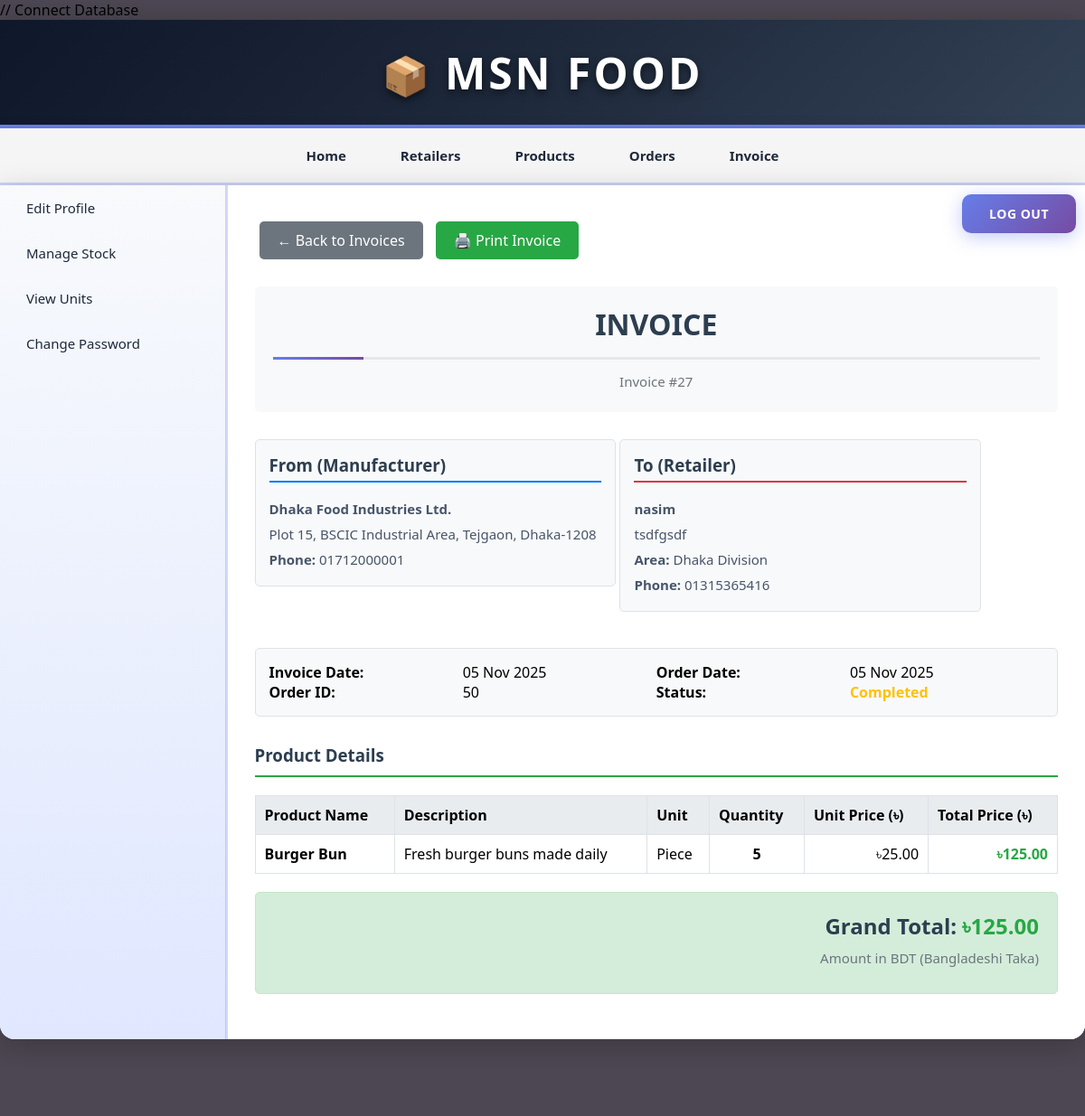
/manufacturer/view_invoice_items.php?id=27 (signed in), run on the app's committed database.
### tables this page shows
CREATE TABLE `invoice` (
  `invoice_id` int(11) NOT NULL,
  `order_id` int(11) NOT NULL,
  `manufacturer_id` int(11) NOT NULL,
  `invoice_date` date NOT NULL,
  `total_amount` decimal(10,2) NOT NULL,
  `status` varchar(20) NOT NULL DEFAULT 'Pending'
);

CREATE TABLE `manufacturer` (
  `man_id` int(11) NOT NULL,
  `man_name` varchar(255) NOT NULL,
  `man_email` varchar(255) NOT NULL,
  `man_phone` varchar(15) NOT NULL,
  `man_address` text NOT NULL,
  `username` varchar(50) NOT NULL,
  `password` varchar(50) NOT NULL,
  `date` timestamp NOT NULL DEFAULT current_timestamp()
);

CREATE TABLE `retailer` (
  `retailer_id` int(11) NOT NULL,
  `retailer_name` varchar(255) NOT NULL,
  `retailer_email` varchar(255) NOT NULL,
  `retailer_phone` varchar(15) NOT NULL,
  `retailer_address` text NOT NULL,
  `area_id` int(11) NOT NULL,
  `username` varchar(50) NOT NULL,
  `password` varchar(50) NOT NULL,
  `date` timestamp NOT NULL DEFAULT current_timestamp()
);

CREATE TABLE `area` (
  `area_id` int(11) NOT NULL,
  `area_name` varchar(100) NOT NULL,
  `area_code` varchar(10) NOT NULL
);

CREATE TABLE `orders` (
  `order_id` int(11) NOT NULL,
  `retailer_id` int(11) NOT NULL,
  `assigned_manufacturer_id` int(11) DEFAULT NULL,
  `date` date NOT NULL,
  `total_amount` decimal(10,2) NOT NULL,
  `approved` tinyint(1) NOT NULL DEFAULT 0,
  `status` tinyint(1) NOT NULL DEFAULT 0,
  `cancellation_reason` text DEFAULT NULL,
  `cancelled_by` varchar(50) DEFAULT NULL,
  `cancelled_date` datetime DEFAULT NULL
);

CREATE TABLE `order_items` (
  `item_id` int(11) NOT NULL,
  `order_id` int(11) NOT NULL,
  `pro_id` int(11) NOT NULL,
  `quantity` int(11) NOT NULL,
  `price` decimal(10,2) NOT NULL,
  `total` decimal(10,2) NOT NULL
);

CREATE TABLE `products` (
  `pro_id` int(11) NOT NULL,
  `pro_name` varchar(255) NOT NULL,
  `pro_desc` text DEFAULT NULL,
  `pro_price` decimal(10,2) NOT NULL,
  `unit_id` int(11) NOT NULL,
  `added_date` timestamp NOT NULL DEFAULT current_timestamp()
);

CREATE TABLE `units` (
  `unit_id` int(11) NOT NULL,
  `unit_name` varchar(50) NOT NULL,
  `unit_details` varchar(255) DEFAULT NULL
);

### manufacturer/view_invoice_items.php (the view, shortened to what this page needs)
<?php
	require("../includes/config.php");
	if(isset($_SESSION['manufacturer_login']) && $_SESSION['manufacturer_login'] == true) {
		$manufacturer_id = $_SESSION['manufacturer_id'];
		$invoice_id = $_GET['id'];
		$print_mode = isset($_GET['print']) && $_GET['print'] == 1;
		$querySelectInvoice = "SELECT i.*, o.order_id, o.date as order_date, r.retailer_name, r.retailer_phone,
							  r.retailer_address, a.area_name, m.man_name, m.man_phone, m.man_address
							  FROM invoice i
							  JOIN orders o ON i.order_id = o.order_id
							  JOIN retailer r ON o.retailer_id = r.retailer_id
							  JOIN area a ON r.area_id = a.area_id
							  JOIN manufacturer m ON i.manufacturer_id = m.man_id
							  WHERE i.invoice_id='$invoice_id' AND i.manufacturer_id='$manufacturer_id'";
		$resultSelectInvoice = mysqli_query($con,$querySelectInvoice);
		$rowSelectInvoice = mysqli_fetch_array($resultSelectInvoice);
	$querySelectInvoiceItems = "SELECT oi.*, p.pro_name, p.pro_desc, u.unit_name, o.assigned_manufacturer_id
								FROM order_items oi
								JOIN orders o ON oi.order_id = o.order_id
								JOIN products p ON oi.pro_id = p.pro_id
								LEFT JOIN units u ON p.unit_id = u.unit_id
								WHERE oi.order_id='".$rowSelectInvoice['order_id']."'
								AND o.assigned_manufacturer_id='$manufacturer_id'";
	$resultSelectInvoiceItems = mysqli_query($con,$querySelectInvoiceItems);
	} else {
		header('Location:../index.php');
		exit;
	}
?>
<!DOCTYPE html>
<html>
<head>
	<link rel="stylesheet" href="../includes/main_style.css">
</head>
<body>
	<?php if(!$print_mode): ?>
	<?php include("../includes/header.inc.php"); ?>
	<?php include("../includes/nav_manufacturer.inc.php"); ?>
	<?php include("../includes/aside_manufacturer.inc.php"); ?>
	<?php endif; ?>
	<section class="<?php echo $print_mode ? '' : 'main-section'; ?>">
		<?php if(!$print_mode): ?>
		<div class="no-print" style="margin-bottom: 20px;">
			<a href="view_invoice.php" class="back-button">← Back to Invoices</a>
			<a href="view_invoice_items.php?id=<?php echo $invoice_id; ?>&print=1" target="_blank" class="print-button">🖨️ Print Invoice</a>
		</div>
		<?php endif; ?>
		<div class="invoice-header">
			<h1 style="color: #2c3e50; margin-bottom: 10px;">INVOICE</h1>
			<p style="color: #6c757d; margin: 0;">Invoice #<?php echo $rowSelectInvoice['invoice_id']; ?></p>
		</div>
		<div class="invoice-details clearfix">
			<div class="company-info info-section">
				<h3 style="color: #2c3e50; border-bottom: 2px solid #007bff; padding-bottom: 5px; margin-bottom: 15px;">From (Manufacturer)</h3>
				<p><strong><?php echo $rowSelectInvoice['man_name']; ?></strong></p>
				<p><?php echo $rowSelectInvoice['man_address']; ?></p>
				<p><strong>Phone:</strong> <?php echo $rowSelectInvoice['man_phone']; ?></p>
			</div>
			<div class="customer-info info-section">
				<h3 style="color: #2c3e50; border-bottom: 2px solid #dc3545; padding-bottom: 5px; margin-bottom: 15px;">To (Retailer)</h3>
				<p><strong><?php echo $rowSelectInvoice['retailer_name']; ?></strong></p>
				<p><?php echo $rowSelectInvoice['retailer_address']; ?></p>
				<p><strong>Area:</strong> <?php echo $rowSelectInvoice['area_name']; ?></p>
				<p><strong>Phone:</strong> <?php echo $rowSelectInvoice['retailer_phone']; ?></p>
			</div>
		</div>
		<div class="info-section">
			<table style="width: 100%;">
				<tr>
					<td style="width: 25%;"><strong>Invoice Date:</strong></td>
					<td style="width: 25%;"><?php echo date("d M Y", strtotime($rowSelectInvoice['invoice_date'])); ?></td>
					<td style="width: 25%;"><strong>Order Date:</strong></td>
					<td style="width: 25%;"><?php echo date("d M Y", strtotime($rowSelectInvoice['order_date'])); ?></td>
				</tr>
				<tr>
					<td><strong>Order ID:</strong></td>
					<td><?php echo $rowSelectInvoice['order_id']; ?></td>
					<td><strong>Status:</strong></td>
					<td><span style="color: <?php echo ($rowSelectInvoice['status'] == 'Paid') ? '#28a745' : '#ffc107'; ?>; font-weight: bold;"><?php echo $rowSelectInvoice['status']; ?></span></td>
				</tr>
			</table>
		</div>
		<h3 style="color: #2c3e50; border-bottom: 2px solid #28a745; padding-bottom: 10px; margin: 30px 0 15px 0;">Product Details</h3>
		<table class="product-table">
			<thead>
				<tr>
					<th>Product Name</th>
					<th>Description</th>
					<th>Unit</th>
					<th>Quantity</th>
					<th>Unit Price (৳)</th>
					<th>Total Price (৳)</th>
				</tr>
			</thead>
			<tbody>
				<?php
				$grand_total = 0;
				while($rowSelectInvoiceItems = mysqli_fetch_array($resultSelectInvoiceItems)) {
					$total_price = $rowSelectInvoiceItems['quantity'] * $rowSelectInvoiceItems['price'];
					$grand_total += $total_price;
				?>
				<tr>
					<td><strong><?php echo $rowSelectInvoiceItems['pro_name']; ?></strong></td>
					<td><?php echo $rowSelectInvoiceItems['pro_desc'] ? $rowSelectInvoiceItems['pro_desc'] : 'N/A'; ?></td>
					<td><?php echo $rowSelectInvoiceItems['unit_name'] ? $rowSelectInvoiceItems['unit_name'] : 'N/A'; ?></td>
					<td style="text-align: center;"><strong><?php echo $rowSelectInvoiceItems['quantity']; ?></strong></td>
					<td style="text-align: right;">৳<?php echo number_format($rowSelectInvoiceItems['price'], 2); ?></td>
					<td style="text-align: right; font-weight: bold; color: #28a745;">৳<?php echo number_format($total_price, 2); ?></td>
				</tr>
				<?php } ?>
			</tbody>
		</table>
		<div class="total-section">
			<h2 style="color: #2c3e50; margin: 0;">Grand Total: <span style="color: #28a745;">৳<?php echo number_format($grand_total, 2); ?></span></h2>
			<p style="margin: 5px 0; color: #6c757d;">Amount in BDT (Bangladeshi Taka)</p>
		</div>
	</section>
	<?php if(!$print_mode): ?>
	<?php include("../includes/footer.inc.php"); ?>
	<?php endif; ?>
</body>
</html>

### includes/main_style.css (style rules this page uses)
* { font-family: "Segoe UI", Tahoma, Geneva, Verdana, sans-serif; margin: 0; padding: 0; box-sizing: border-box; }
body { width: 100%; max-width: 1600px; margin: 0 auto; background: linear-gradient(135deg, #4c4752 0%, #4c4752 100%); background-attachment: fixed; min-height: 100vh; }
a { text-decoration: none; transition: all 0.3s ease; }
section { width: 100%; padding: 30px; min-height: 500px; }
section h1 { margin-bottom: 25px; font-weight: 700; color: #1e293b; font-size: 32px; padding-bottom: 15px; border-bottom: 3px solid #e5e7eb; position: relative; }
section h1::after { content: ""; position: absolute; bottom: -3px; left: 0; width: 100px; height: 3px; background: linear-gradient(90deg, #667eea 0%, #764ba2 100%); }
section p { width: 100%; max-width: 900px; line-height: 28px; color: #475569; font-size: 15px; }
table { border-collapse: collapse; width: 100%; }
.clearfix::after { content: ""; display: table; clear: both; }

### manufacturer/view_invoice_items.php (style rules this page uses)
.invoice-header { background: #f8f9fa; padding: 20px; border-radius: 5px; margin-bottom: 20px; text-align: center; }
.company-info, .customer-info { display: inline-block; width: 45%; vertical-align: top; padding: 15px; }
.customer-info { margin-left: 5%; }
.invoice-details { margin: 20px 0; }
.print-button { background: #28a745; color: white; padding: 10px 20px; text-decoration: none; border-radius: 5px; margin: 10px 5px; display: inline-block; }
.back-button { background: #6c757d; color: white; padding: 10px 20px; text-decoration: none; border-radius: 5px; margin: 10px 5px; display: inline-block; }
.info-section { background: #f8f9fa; border: 1px solid #dee2e6; border-radius: 5px; padding: 15px; margin: 10px 0; }
.product-table { width: 100%; border-collapse: collapse; margin: 20px 0; }
.product-table th, .product-table td { border: 1px solid #dee2e6; padding: 10px; text-align: left; }
.product-table th { background-color: #e9ecef; font-weight: bold; }
.total-section { background: #d4edda; border: 1px solid #c3e6cb; border-radius: 5px; padding: 20px; margin: 20px 0; text-align: right; }

### data on the page
invoice: invoice_id "27", manufacturer.man_name "Dhaka Food Industries Ltd.", manufacturer.man_address "Plot 15, BSCIC Industrial Area, Tejgaon, Dhaka-1208", manufacturer.man_phone "01712000001", retailer.retailer_name "nasim", retailer.retailer_address "tsdfgsdf", area.area_name "Dhaka Division", retailer.retailer_phone "01315365416", invoice_date "05 Nov 2025", order.date "05 Nov 2025", order.order_id "50", status "Completed"
order_items: pro.pro_name "Burger Bun", pro.pro_desc "Fresh burger buns made daily", units.unit_name "Piece", quantity "5", price "25.00", total_price "125.00"

### other printed values
$grand_total "125.00"
